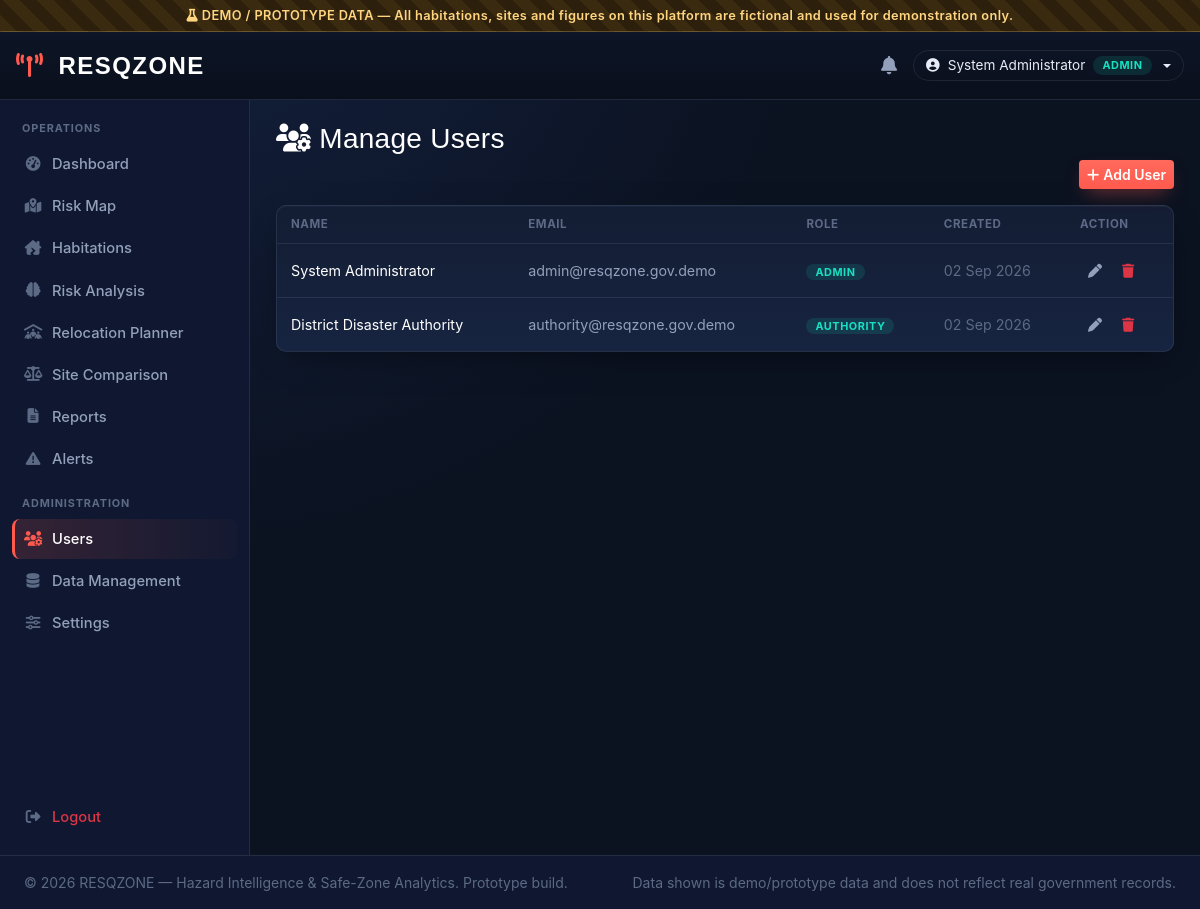
The page /admin/users.php (signed in) on the database its author committed.
### tables this page shows
CREATE TABLE `users` (
  `id` INT AUTO_INCREMENT PRIMARY KEY,
  `name` VARCHAR(120) NOT NULL,
  `email` VARCHAR(150) NOT NULL UNIQUE,
  `password` VARCHAR(255) NOT NULL,
  `role` ENUM('admin','authority') NOT NULL DEFAULT 'authority',
  `created_at` DATETIME NOT NULL DEFAULT CURRENT_TIMESTAMP
);

### includes/auth.php (called while the page is built, shortened)
<?php
function isLoggedIn(): bool
{
    return isset($_SESSION['user_id']);
}
function currentUser(): ?array
{
    return [
        'id'    => $_SESSION['user_id'],
        'name'  => $_SESSION['user_name'],
        'email' => $_SESSION['user_email'],
        'role'  => $_SESSION['user_role'],
    ];
}
function sanitize(string $value): string
{
    return htmlspecialchars(trim($value), ENT_QUOTES, 'UTF-8');
}

### admin/users.php (the view, shortened to what this page needs)
<?php
require_once __DIR__ . '/../includes/auth.php';
$conn = getDbConnection();
$base = '../';
$users = $conn->query('SELECT * FROM users ORDER BY created_at DESC')->fetch_all(MYSQLI_ASSOC);
require_once __DIR__ . '/../includes/header.php';
require_once __DIR__ . '/../includes/sidebar.php';
?>
<h3 class="text-white mb-1"><i class="fa-solid fa-users-gear me-2"></i>Manage Users</h3>
<div class="d-flex justify-content-end mb-3">
  <button class="btn btn-hz-primary btn-sm" data-bs-toggle="modal" data-bs-target="#addUserModal"><i class="fa-solid fa-plus me-1"></i>Add User</button>
</div>
<div class="hz-panel">
  <div class="table-responsive">
    <table class="hz-table">
      <thead><tr><th>Name</th><th>Email</th><th>Role</th><th>Created</th><th>Action</th></tr></thead>
      <tbody>
      <?php foreach ($users as $u): ?>
        <tr>
          <td class="text-white"><?= sanitize($u['name']) ?></td>
          <td class="text-dim"><?= sanitize($u['email']) ?></td>
          <td><span class="role-pill"><?= sanitize($u['role']) ?></span></td>
          <td class="text-faint small"><?= date('d M Y', strtotime($u['created_at'])) ?></td>
          <td class="text-nowrap">
            <button class="btn btn-hz-ghost btn-sm" data-bs-toggle="modal" data-bs-target="#editUser<?= $u['id'] ?>"><i class="fa-solid fa-pen"></i></button>
            <form method="POST" class="d-inline" onsubmit="return confirm('Delete this user?')">
              <button class="btn btn-hz-ghost btn-sm text-danger"><i class="fa-solid fa-trash"></i></button>
            </form>
          </td>
        </tr>
      <?php endforeach; ?>
      </tbody>
    </table>
  </div>
</div>
<?php require_once __DIR__ . '/../includes/footer.php'; ?>

### includes/header.php (shortened to what this page needs)
<?php
$user = currentUser();
$base = $base ?? '';
?>
<!DOCTYPE html>
<html lang="en">
<head>
<link href="https://cdn.jsdelivr.net/npm/bootstrap@5.3.3/dist/css/bootstrap.min.css" rel="stylesheet">
<link rel="stylesheet" href="https://cdnjs.cloudflare.com/ajax/libs/font-awesome/6.5.2/css/all.min.css">
<link rel="stylesheet" href="https://unpkg.com/leaflet@1.9.4/dist/leaflet.css">
<link rel="stylesheet" href="<?= $base ?>assets/css/style.css">
</head>
<body>
<?php if (DEMO_MODE): ?>
<div class="demo-banner"><i class="fa-solid fa-flask"></i> DEMO / PROTOTYPE DATA — All habitations, sites and figures on this platform are fictional and used for demonstration only.</div>
<?php endif; ?>
<nav class="navbar navbar-expand-lg app-navbar">
  <div class="container-fluid px-3">
    <a class="navbar-brand app-brand" href="<?= $base ?>dashboard.php">
      <i class="fa-solid fa-tower-broadcast"></i> RESQZONE
    </a>
    <div class="ms-auto d-flex align-items-center gap-3">
      <a href="<?= $base ?>alerts.php" class="alert-bell" title="Alerts">
        <i class="fa-solid fa-bell"></i>
      </a>
      <div class="dropdown">
        <button class="btn user-chip dropdown-toggle" type="button" data-bs-toggle="dropdown">
          <i class="fa-solid fa-circle-user"></i>
          <span class="d-none d-md-inline"><?= sanitize($user['name'] ?? 'User') ?></span>
          <span class="role-pill"><?= sanitize($user['role'] ?? '') ?></span>
        </button>
      </div>
    </div>
  </div>
</nav>
<div class="app-shell">

### assets/css/style.css (style rules this page uses)
:root { --hz-bg: #0b1220; --hz-bg-alt: #0f1830; --hz-panel: #131d33; --hz-panel-alt: #182645; --hz-border: rgba(148,163,184,0.14); --hz-border-strong: rgba(148,163,184,0.28); --hz-text: #e7ecf7; --hz-text-dim: #93a0bb; --hz-text-faint: #5d6a85; --hz-critical: #e11d2e; --hz-high: #f97316; --hz-moderate: #eab308; --hz-safe: #22c55e; --hz-info: #3b82f6; --hz-accent: #ff5a4e; --hz-accent-2: #17e0c3; --font-display: 'Barlow Condensed', 'Oswald', sans-serif; --font-body: 'Inter', 'Segoe UI', sans-serif; --font-mono: 'JetBrains Mono', 'Roboto Mono', monospace; --radius: 10px; --shadow-panel: 0 1px 0 rgba(255,255,255,0.03) inset, 0 10px 30px -12px rgba(0,0,0,0.55); }
* { box-sizing:border-box; }
html,body { background: radial-gradient(circle at 15% -10%, #142140 0%, var(--hz-bg) 45%) fixed; color: var(--hz-text); font-family: var(--font-body); min-height:100vh; }
h1,h2,h3,h4,h5,.font-display { font-family: var(--font-display); letter-spacing:0.01em; }
a { text-decoration:none; }
.demo-banner { background: repeating-linear-gradient(45deg, #3a2a10, #3a2a10 12px, #2c1f0c 12px, #2c1f0c 24px); color:#ffd580; text-align:center; font-size:0.8rem; padding:6px 10px; font-weight:600; letter-spacing:0.03em; border-bottom:1px solid rgba(255,213,128,0.25); }
.app-navbar { background: linear-gradient(180deg, #0d1526 0%, #0a0f1c 100%); border-bottom:1px solid var(--hz-border); padding: 0.65rem 0; position: sticky; top:0; z-index:1030; }
.app-brand { font-family: var(--font-display); font-weight:800; font-size:1.5rem; letter-spacing:0.06em; color:#fff !important; }
.app-brand i { color: var(--hz-accent); margin-right:6px; }
.alert-bell { position:relative; color:var(--hz-text-dim); font-size:1.15rem; }
.user-chip { color: var(--hz-text); border:1px solid var(--hz-border); border-radius:30px; padding:4px 12px; font-size:0.85rem; display:flex; align-items:center; gap:8px; }
.role-pill { background: rgba(23,224,195,0.12); color:var(--hz-accent-2); border-radius:20px; padding:1px 9px; font-size:0.68rem; text-transform:uppercase; letter-spacing:0.05em; font-weight:700; }
.app-shell { display:flex; min-height: calc(100vh - 45px); align-items:stretch; }
.hz-panel { background: linear-gradient(180deg, var(--hz-panel) 0%, var(--hz-panel-alt) 130%); border:1px solid var(--hz-border); border-radius: var(--radius); box-shadow: var(--shadow-panel); }
.hz-table { width:100%; color:var(--hz-text); border-collapse:separate; border-spacing:0; }
.hz-table thead th { font-size:0.72rem; text-transform:uppercase; letter-spacing:0.05em; color:var(--hz-text-faint); font-weight:700; padding:10px 14px; border-bottom:1px solid var(--hz-border); white-space:nowrap; }
.hz-table tbody td { padding:12px 14px; border-bottom:1px solid var(--hz-border); font-size:0.89rem; vertical-align:middle; }
.hz-table tbody tr:last-child td { border-bottom:none; }
.btn-hz-primary { background: linear-gradient(180deg, #ff6a5c, var(--hz-accent)); border:none; color:#fff; font-weight:600; box-shadow:0 8px 20px -8px rgba(255,90,78,0.6); }
.btn-hz-ghost { color:var(--hz-text-dim); background:transparent; border:none; }
.text-dim { color:var(--hz-text-dim); }
.text-faint { color:var(--hz-text-faint); }

### rows shown on the page
users: name "System Administrator", role "ADMIN", email "admin@resqzone.gov.demo", created_at "02 Sep 2026"
users: name "District Disaster Authority", email "authority@resqzone.gov.demo", role "AUTHORITY", created_at "02 Sep 2026"
